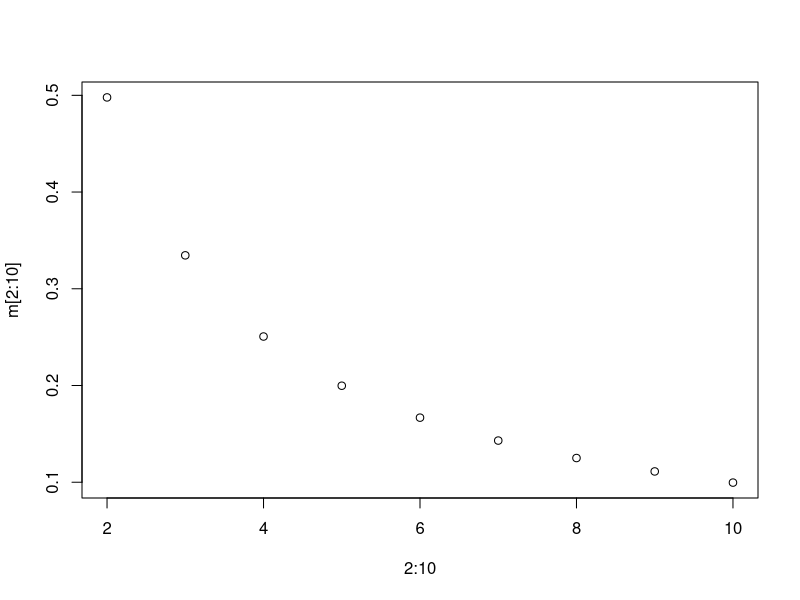
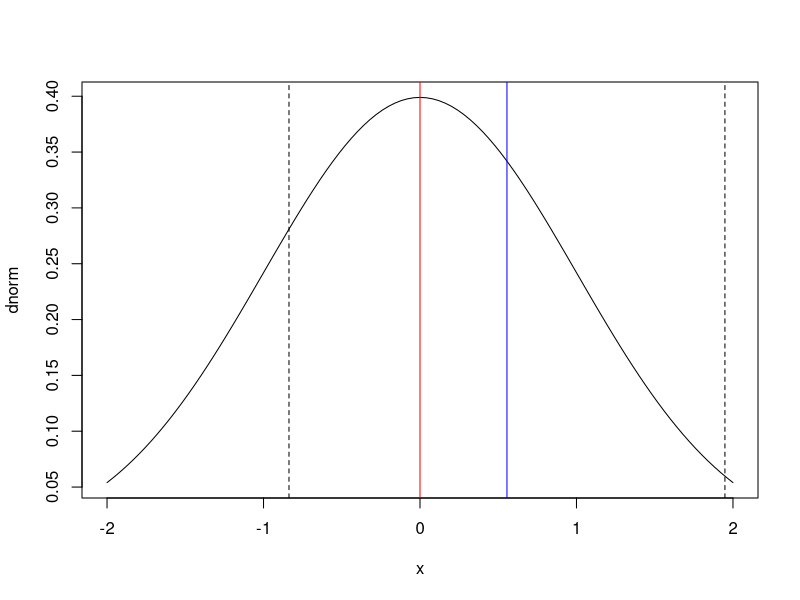

Recreate these plots in R, in order.
m = c()

for(n in 1:10) {
  z = c()
  print(n)
  for(i in 1:100000) {
    x = rnorm(n)
    xbar = mean(x)
    popError = mean((x-0)^2)
    sampleError = mean((x-xbar)^2)
    z[i] = mean(popError - sampleError)
  }
  m[n] = mean(z)
}

plot(x=2:10,y=m[2:10])

x = rnorm(2)

plot(dnorm,xlim=c(-2,2))
abline(v=x,lty='dashed')
abline(v=mean(x),col='blue')
abline(v=0,col='red')

mean(abs(x-mean(x)))
mean(abs(x-0))
